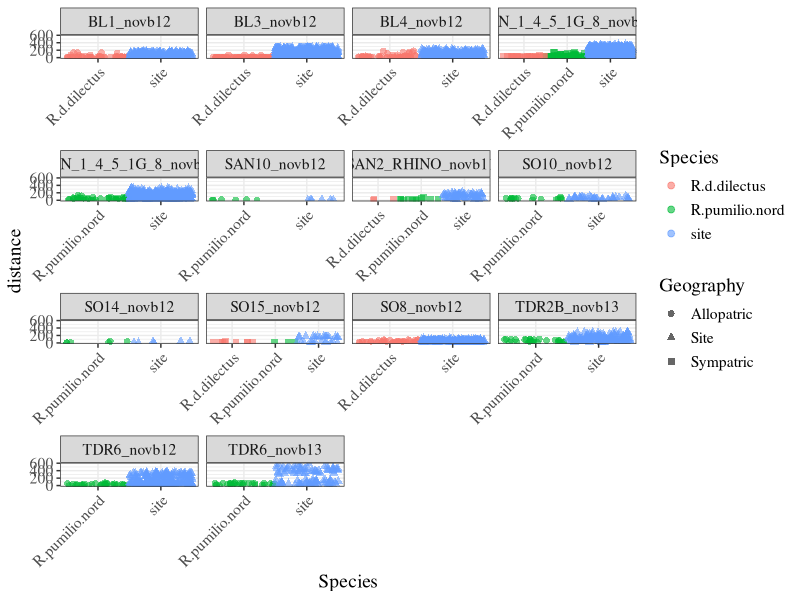

R code for this plot:
require(ggplot2)
require(dplyr)
require(tidyr)
require(xtable)

mytheme = theme_bw() +  theme(text = element_text(family="Times",size=14),axis.text.x = element_text(angle =45,hjust = 1))

data = read.table("data_distance.txt",header=T)
glimpse(data)

data$distance = as.numeric(data$distance)

# Make a graph ! 

pdf("distance_indiv_versus_site.pdf",height = 20, width=20)
ggplot(data) + geom_jitter(width = 0.5, size= 2, alpha = 0.6, aes(x=seqtot,y=distance,color=seqtot,shape=geography)) + facet_wrap(~ site_mission,scale="free_x") + mytheme + scale_x_discrete(name="Species") + scale_color_discrete(name="Species")  + scale_shape_discrete(name="Geography",labels=c("Allopatric","Site","Sympatric"))
dev.off()

# Launch wilcoxon test and print them on screen

test = data %>% group_by(site_mission) %>% do (res =  pairwise.wilcox.test((.)$distance,(.)$seqtot,paired=F)$p.value) 

for (i in 1:14) {print(test[i,]$site_mission) ; print(test[i,]$res[[1]])}





